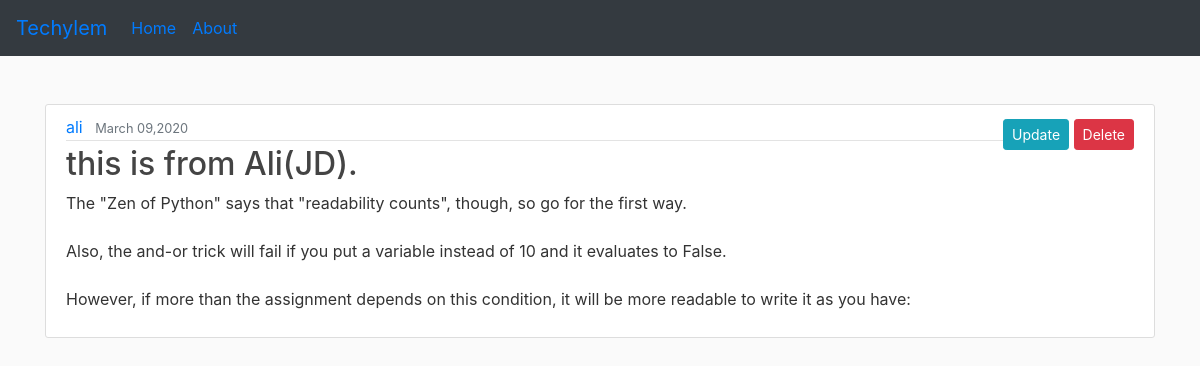
The app's page /post/1/ with its own data.
### account/models.py (models this page shows, shortened)
class Post(models.Model):
    title=models.CharField(max_length=100)
    content=models.TextField(default="")
    date_posted=models.DateTimeField(default=timezone.now)
    author=models.ForeignKey(User,on_delete=models.CASCADE)

### account/views.py (the view)
class PostDetailView(DetailView):
  template_name='post_detail.html'
  model=Post

### account/templates/post_detail.html
{% extends "base.html" %}
{% block content %}
<div class=" mt-5 container">
<article class="media content-section">
    <div class="media-body">
      <div class="article-metadata">
        <a class="mr-2" href="#">{{ object.author }}</a>
        <small class="text-muted">{{ object.date_posted|date:"F d,Y" }}</small>
      </div>
      <h2><a class="article-title" href="#">{{ object.title }}</a></h2>
      <p class="article-content">{{ object.content }}</p>
    </div>
    <div>
      <a href="{% url 'post-update' object.id %}" class="btn btn-info btn-sm mt-1 mb01">Update</a>
      <a href="{% url 'post-delete' object.id %}" class="btn btn-danger btn-sm mt-1 mb01">Delete</a>
    </div>
  </article>
</div>
{% endblock content %}

### templates/base.html (style rules this page uses)
body { background: #fafafa; color: #333333; }
.content-section { background: #ffffff; padding: 10px 20px; border: 1px solid #dddddd; border-radius: 3px; margin-bottom: 20px; }
.article-title { color: #444444; }
.article-content { white-space: pre-line; }
.article-metadata { padding-bottom: 1px; margin-bottom: 4px; border-bottom: 1px solid #e3e3e3 }

### records on screen
Post: author "ali", date_posted "March 09,2020", title "this is from Ali(JD).", content "The \"Zen of Python\" says that \"readability counts\", though, so go for the first way. Also, the and-or trick will fail if you put a variable instead of 10 and it evaluates to False. However, if more than the assignment depends on this condition, it will be more readable to write it as you have:"
